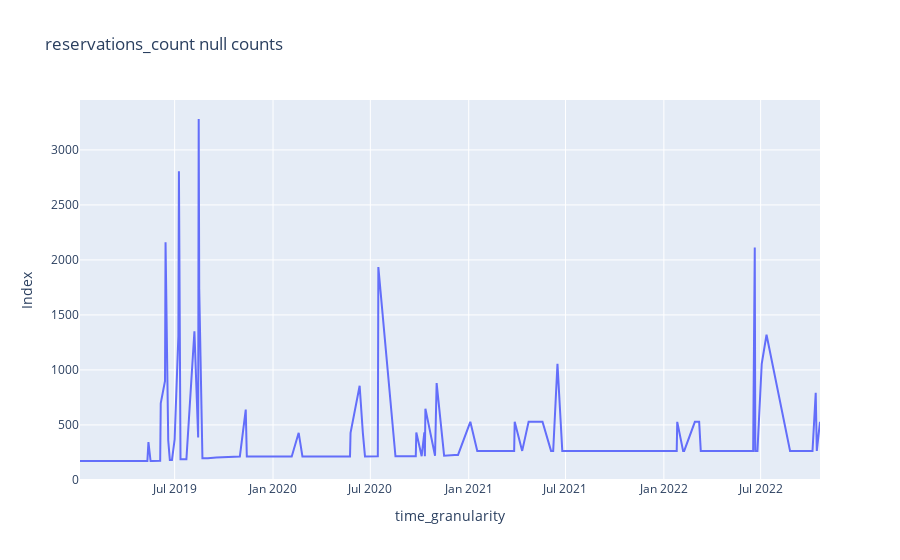

Source (notebook cell):
### Code cell
nulls_temporal_distribution(stations, ['year', 'month', 'day'], 'reservations_count')

### Figure 1 — Plotly figure (JSON) as saved in the notebook; plotly's stock layout.template omitted (floating-point values rounded to 4 significant figures; data arrays with more than 128 entries replaced by an {"elided": "..."} marker saying what was removed)
{"data": [{"hovertemplate": "time_granularity=%{x}<br>Index=%{y}<extra></extra>", "legendgroup": "", "line": {"color": "#636efa", "dash": "solid"}, "marker": {"symbol": "circle"}, "mode": "lines", "name": "", "orientation": "v", "showlegend": false, "type": "scatter", "x": {"elided": "135 str values"}, "xaxis": "x", "y": {"elided": "135 int values"}, "yaxis": "y"}], "layout": {"legend": {"tracegroupgap": 0}, "title": {"text": "reservations_count null counts"}, "xaxis": {"anchor": "y", "domain": [0, 1], "title": {"text": "time_granularity"}}, "yaxis": {"anchor": "x", "domain": [0, 1], "title": {"text": "Index"}}}}
